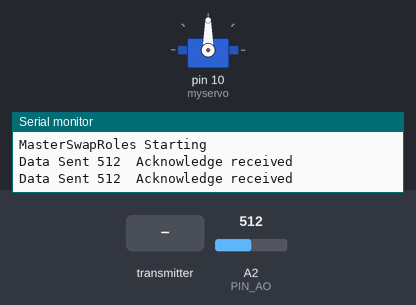
The sketch below on a simulated Arduino Uno, built with avr-gcc and run on an emulated ATmega328P. On the bench: servo, the last lines printed to the serial monitor. The test bench sets the inputs (shaded band); at power-on: A2 (PIN_AO) = 512. No radio packets arrive unless stated.

Above: at 1.2 s.
1.3 s: the transmitter starts sending dataReceived.0 = 0
At 2.2 s:
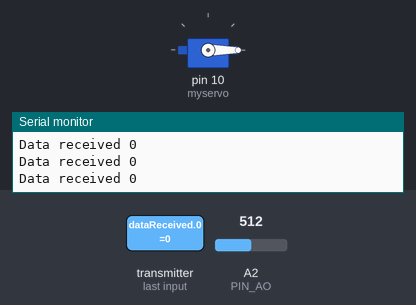
2.8 s: the transmitter starts sending dataReceived.0 = 1023
At 3.3 s:
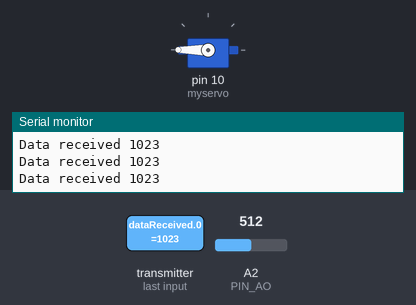
4.3 s: the transmitter starts sending dataReceived.0 = 256
At 5.6 s:
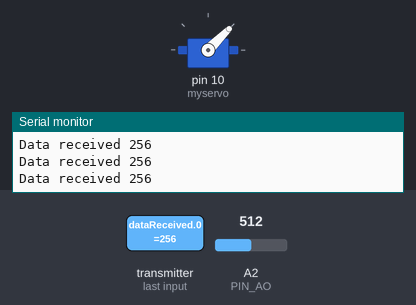
Timing chart, 0 to 7.3 s (numbered marks = the images above; inputs shaded):
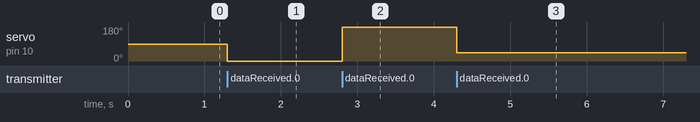

The sketch:

nano_WiCom.ino
```cpp
// MasterSwapRoles
#include <Servo.h>
#include <SPI.h>
#include <nRF24L01.h>
#include <RF24.h>


#define CE_PIN  9
#define CSN_PIN 8
#define PIN_AO 2

const byte slaveAddress[5] = {'R','x','A','A','A'};
const byte masterAddress[5] = {'T','X','a','a','a'};


RF24 radio(CE_PIN, CSN_PIN); // Create a Radio

Servo myservo;
int pos = 0;

int dataToSend;
char txNum = '0';
int dataReceived[2]; // to hold the data from the slave - must match replyData[] in the slave
bool newData = false;

unsigned long currentMillis;
unsigned long prevMillis;
unsigned long txIntervalMillis = 1000; // send once per second

//============

void setup() {

    pinMode(PIN_AO, INPUT);

    Serial.begin(9600);

    Serial.println("MasterSwapRoles Starting");

    myservo.attach(10);

    radio.begin();
    radio.setDataRate( RF24_250KBPS );

    radio.openWritingPipe(slaveAddress);
    radio.openReadingPipe(1, masterAddress);

    radio.setRetries(3,5); // delay, count
    send(); // to get things started
    prevMillis = millis(); // set clock
}

//=============

void loop() {
    currentMillis = millis();
    if (currentMillis - prevMillis >= txIntervalMillis) {
        send();
        prevMillis = millis();
    }
    getData();
    showData();
}

//====================

void send() {

        radio.stopListening();
        dataToSend = int(analogRead(PIN_AO));
        bool rslt;
        rslt = radio.write(&dataToSend, sizeof(dataToSend));
        radio.startListening();
        Serial.print("Data Sent ");
        Serial.print(dataToSend);
        if (rslt) {
            Serial.println("  Acknowledge received");
        }
        else {
            Serial.println("  Tx failed");
        }
}

//================

void getData() {

    if ( radio.available() ) {
        radio.read( &dataReceived, sizeof(dataReceived) );
        pos = map(dataReceived[0], 0, 1023, 0, 180);
        myservo.write(pos);
        newData = true;
    }
}

//================

void showData() {
    if (newData == true) {
        Serial.print("Data received ");
        Serial.println(dataReceived[0]);
        // Serial.print(", ");
        // Serial.println(dataReceived[1]);
        Serial.println();
        newData = false;
    }
}
```

Measured:
- after the input at 1.3 s, servo on pin 10 (myservo): 90° → 0° at once
- after the input at 2.8 s, servo on pin 10 (myservo): 0° → 180° at once
- after the input at 4.3 s, servo on pin 10 (myservo): 180° → 45° at once
